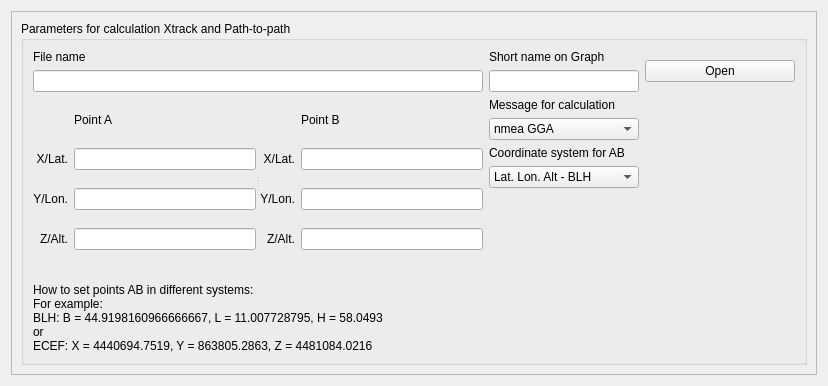
<?xml version="1.0" encoding="UTF-8"?>
<ui version="4.0">
 <class>Form</class>
 <widget class="QWidget" name="Form">
  <property name="geometry">
   <rect>
    <x>0</x>
    <y>0</y>
    <width>828</width>
    <height>386</height>
   </rect>
  </property>
  <property name="windowTitle">
   <string>Form</string>
  </property>
  <layout class="QHBoxLayout" name="horizontalLayout">
   <item>
    <widget class="QFrame" name="frame">
     <property name="frameShape">
      <enum>QFrame::StyledPanel</enum>
     </property>
     <property name="frameShadow">
      <enum>QFrame::Raised</enum>
     </property>
     <layout class="QGridLayout" name="gridLayout_4">
      <item row="0" column="0">
       <widget class="QGroupBox" name="groupBox_file1">
        <property name="font">
         <font>
          <weight>50</weight>
          <italic>false</italic>
          <bold>false</bold>
         </font>
        </property>
        <property name="layoutDirection">
         <enum>Qt::LeftToRight</enum>
        </property>
        <property name="title">
         <string>Parameters for calculation Xtrack and Path-to-path</string>
        </property>
        <layout class="QGridLayout" name="gridLayout_3">
         <item row="3" column="1">
          <layout class="QVBoxLayout" name="verticalLayout_4" stretch="0,0,0,0">
           <property name="spacing">
            <number>6</number>
           </property>
           <item>
            <layout class="QVBoxLayout" name="verticalLayout">
             <item>
              <widget class="QLabel" name="label_2">
               <property name="text">
                <string>Message for calculation</string>
               </property>
              </widget>
             </item>
             <item>
              <widget class="QComboBox" name="comboBox_calc">
               <item>
                <property name="text">
                 <string>nmea GGA</string>
                </property>
               </item>
               <item>
                <property name="text">
                 <string>binary PV</string>
                </property>
               </item>
              </widget>
             </item>
            </layout>
           </item>
           <item>
            <widget class="QLabel" name="label_6">
             <property name="maximumSize">
              <size>
               <width>16777215</width>
               <height>20</height>
              </size>
             </property>
             <property name="text">
              <string>Coordinate system for AB</string>
             </property>
            </widget>
           </item>
           <item>
            <widget class="QComboBox" name="comboBox_system">
             <item>
              <property name="text">
               <string>Lat. Lon. Alt - BLH</string>
              </property>
             </item>
             <item>
              <property name="text">
               <string>XYZ - ECEF</string>
              </property>
             </item>
            </widget>
           </item>
           <item>
            <spacer name="verticalSpacer">
             <property name="orientation">
              <enum>Qt::Vertical</enum>
             </property>
             <property name="sizeHint" stdset="0">
              <size>
               <width>20</width>
               <height>40</height>
              </size>
             </property>
            </spacer>
           </item>
          </layout>
         </item>
         <item row="1" column="1">
          <layout class="QVBoxLayout" name="verticalLayout_2">
           <item>
            <widget class="QLabel" name="label_13">
             <property name="text">
              <string>Short name on Graph</string>
             </property>
            </widget>
           </item>
           <item>
            <widget class="QLineEdit" name="lineEdit_2"/>
           </item>
          </layout>
         </item>
         <item row="1" column="2">
          <widget class="QPushButton" name="pushButton">
           <property name="sizePolicy">
            <sizepolicy hsizetype="MinimumExpanding" vsizetype="Fixed">
             <horstretch>0</horstretch>
             <verstretch>0</verstretch>
            </sizepolicy>
           </property>
           <property name="maximumSize">
            <size>
             <width>16777215</width>
             <height>16777215</height>
            </size>
           </property>
           <property name="layoutDirection">
            <enum>Qt::LeftToRight</enum>
           </property>
           <property name="text">
            <string>Open</string>
           </property>
          </widget>
         </item>
         <item row="4" column="0" colspan="3">
          <widget class="QLabel" name="label_5">
           <property name="text">
            <string>
How to set points AB in different systems:
For example:
BLH: B = 44.9198160966666667, L = 11.007728795, H = 58.0493
or
ECEF: X = 4440694.7519, Y = 863805.2863, Z = 4481084.0216</string>
           </property>
          </widget>
         </item>
         <item row="3" column="0">
          <widget class="QSplitter" name="splitter">
           <property name="minimumSize">
            <size>
             <width>450</width>
             <height>0</height>
            </size>
           </property>
           <property name="sizeIncrement">
            <size>
             <width>1</width>
             <height>0</height>
            </size>
           </property>
           <property name="lineWidth">
            <number>1</number>
           </property>
           <property name="orientation">
            <enum>Qt::Horizontal</enum>
           </property>
           <widget class="QWidget" name="layoutWidget">
            <layout class="QGridLayout" name="gridLayout">
             <item row="2" column="0">
              <widget class="QLabel" name="label_7">
               <property name="layoutDirection">
                <enum>Qt::RightToLeft</enum>
               </property>
               <property name="text">
                <string>X/Lat.</string>
               </property>
               <property name="alignment">
                <set>Qt::AlignRight|Qt::AlignTrailing|Qt::AlignVCenter</set>
               </property>
              </widget>
             </item>
             <item row="3" column="0">
              <widget class="QLabel" name="label_8">
               <property name="text">
                <string>Y/Lon.</string>
               </property>
               <property name="alignment">
                <set>Qt::AlignRight|Qt::AlignTrailing|Qt::AlignVCenter</set>
               </property>
              </widget>
             </item>
             <item row="4" column="0">
              <widget class="QLabel" name="label_9">
               <property name="text">
                <string>Z/Alt.</string>
               </property>
               <property name="alignment">
                <set>Qt::AlignRight|Qt::AlignTrailing|Qt::AlignVCenter</set>
               </property>
              </widget>
             </item>
             <item row="0" column="1">
              <widget class="QLabel" name="label_3">
               <property name="maximumSize">
                <size>
                 <width>16777215</width>
                 <height>20</height>
                </size>
               </property>
               <property name="text">
                <string>Point A</string>
               </property>
              </widget>
             </item>
             <item row="2" column="1">
              <widget class="QLineEdit" name="lineEdit_Ax"/>
             </item>
             <item row="3" column="1">
              <widget class="QLineEdit" name="lineEdit_Ay"/>
             </item>
             <item row="4" column="1">
              <widget class="QLineEdit" name="lineEdit_Az"/>
             </item>
            </layout>
           </widget>
           <widget class="QWidget" name="layoutWidget_2">
            <layout class="QGridLayout" name="gridLayout_2">
             <item row="2" column="0">
              <widget class="QLabel" name="label_11">
               <property name="text">
                <string>Y/Lon.</string>
               </property>
               <property name="alignment">
                <set>Qt::AlignRight|Qt::AlignTrailing|Qt::AlignVCenter</set>
               </property>
              </widget>
             </item>
             <item row="3" column="0">
              <widget class="QLabel" name="label_12">
               <property name="text">
                <string>Z/Alt.</string>
               </property>
               <property name="alignment">
                <set>Qt::AlignRight|Qt::AlignTrailing|Qt::AlignVCenter</set>
               </property>
              </widget>
             </item>
             <item row="1" column="0">
              <widget class="QLabel" name="label_10">
               <property name="text">
                <string>X/Lat.</string>
               </property>
               <property name="alignment">
                <set>Qt::AlignRight|Qt::AlignTrailing|Qt::AlignVCenter</set>
               </property>
              </widget>
             </item>
             <item row="0" column="2">
              <widget class="QLabel" name="label_4">
               <property name="maximumSize">
                <size>
                 <width>16777215</width>
                 <height>20</height>
                </size>
               </property>
               <property name="text">
                <string>Point B</string>
               </property>
              </widget>
             </item>
             <item row="1" column="2">
              <widget class="QLineEdit" name="lineEdit_Bx"/>
             </item>
             <item row="2" column="2">
              <widget class="QLineEdit" name="lineEdit_By"/>
             </item>
             <item row="3" column="2">
              <widget class="QLineEdit" name="lineEdit_Bz"/>
             </item>
            </layout>
           </widget>
          </widget>
         </item>
         <item row="1" column="0">
          <layout class="QVBoxLayout" name="verticalLayout_3">
           <item>
            <widget class="QLabel" name="label">
             <property name="text">
              <string>File name</string>
             </property>
            </widget>
           </item>
           <item>
            <widget class="QLineEdit" name="lineEdit">
             <property name="sizePolicy">
              <sizepolicy hsizetype="Expanding" vsizetype="Minimum">
               <horstretch>0</horstretch>
               <verstretch>0</verstretch>
              </sizepolicy>
             </property>
             <property name="minimumSize">
              <size>
               <width>200</width>
               <height>0</height>
              </size>
             </property>
             <property name="maximumSize">
              <size>
               <width>16777215</width>
               <height>16777215</height>
              </size>
             </property>
             <property name="layoutDirection">
              <enum>Qt::RightToLeft</enum>
             </property>
             <property name="autoFillBackground">
              <bool>false</bool>
             </property>
            </widget>
           </item>
          </layout>
         </item>
        </layout>
       </widget>
      </item>
     </layout>
    </widget>
   </item>
  </layout>
 </widget>
 <resources/>
 <connections/>
</ui>
